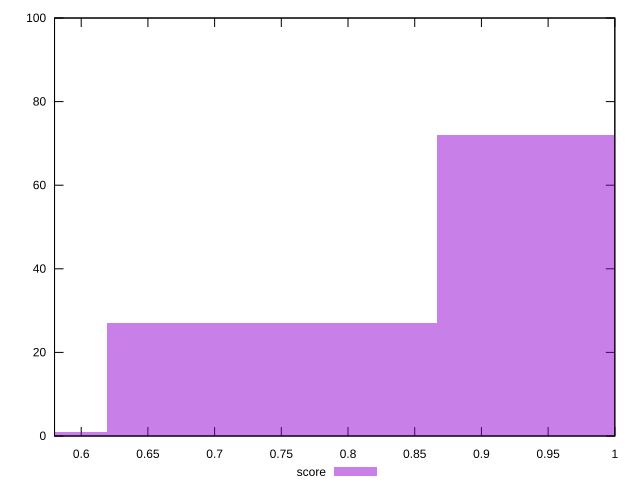

gnuplot code for this plot:
reset

$score <<EOF
0.7428760200628757 27
0.9905013600838343 72
0.49525068004191714 1
EOF

set key outside below
set boxwidth 0.24762534002095857
set xrange [0.58:1]
set yrange [0:100]
set trange [0:100]
set style fill transparent solid 0.5 noborder
set terminal svg size 640, 490 enhanced background rgb 'white'
set output "report_00015_2021-02-09T16-11-33.973Z/unused-css-rules/samples/pages+cached+noadtech/score/histogram.svg"

plot $score title "score" with boxes

reset
